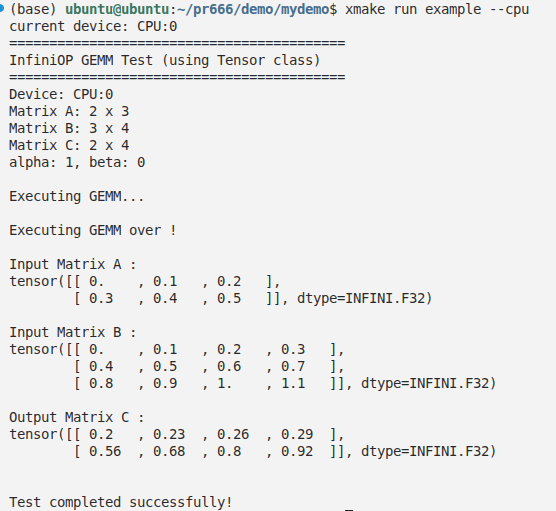
#> input picture resources/c_cpu.png, 556 x 511 px
$ python print.py resources/c_cpu.png
#> lines starting #> are read from the running program, lines starting #| are printed output that depends on the picture
#!/usr/bin/env python3
"""
终端图片显示工具 - 使用真彩色在命令行打印高清图片
支持 PNG, JPEG, GIF, BMP, WebP 等常见图片格式
"""

import sys
import argparse
from pathlib import Path

try:
    from PIL import Image, ImageEnhance, ImageFilter
    import numpy as np
except ImportError:
    print("请先安装必要的库:")
    print("pip install Pillow numpy")
    sys.exit(1)


# 预设分辨率配置
RESOLUTION_PRESETS = {
    'low':    {'width': 80,  'desc': '低分辨率 (80 字符宽)'},
    'medium': {'width': 120, 'desc': '中分辨率 (120 字符宽)'},
    'high':   {'width': 180, 'desc': '高分辨率 (180 字符宽)'},
    'ultra':  {'width': 250, 'desc': '超高分辨率 (250 字符宽)'},
    'max':    {'width': 400, 'desc': '最大分辨率 (400 字符宽)'},
}


def print_image(
    image_path: str,
    width: int = None,
    height: int = None,
    resolution: str = None,
    scale: float = 1.0,
    use_color: bool = True,
    use_half_blocks: bool = True,
    contrast: float = 1.0,
    sharpness: float = 1.0,
    brightness: float = 1.0,
):
    """
    在终端打印图片（真彩色高清版）

    Args:
        image_path: 图片文件路径
        width: 输出宽度（字符数），None 表示自动
        height: 输出高度（字符数），None 表示按比例计算
        resolution: 预设分辨率 (low/medium/high/ultra/max)
        scale: 缩放因子 (1.0=原始, 2.0=放大2倍)
        use_color: 是否使用颜色
        use_half_blocks: 是否使用半字符块（双倍垂直分辨率）
        contrast: 对比度调整 (1.0=原始, >1增强, <1降低)
        sharpness: 锐度调整 (1.0=原始, >1更锐利)
        brightness: 亮度调整 (1.0=原始)
    """
#> called with image_path = 'resources/c_cpu.png', scale = 1, use_color = True, use_half_blocks = True, contrast = 1, sharpness = 1, brightness = 1
    try:
        # 打开并预处理图片
        img = Image.open(image_path)
#> img is the input picture: PIL image 556x511 RGBA; mean R, G, B, A 234.6, 234.7, 234.9, 255

        # 转换为RGB模式
        if img.mode != 'RGB':
            img = img.convert('RGB')
#> img: PIL image 556x511 RGB

        # 图像增强
        if contrast != 1.0:
            img = ImageEnhance.Contrast(img).enhance(contrast)
        if sharpness != 1.0:
            img = ImageEnhance.Sharpness(img).enhance(sharpness)
        if brightness != 1.0:
            img = ImageEnhance.Brightness(img).enhance(brightness)

        # 确定输出尺寸
        orig_width, orig_height = img.size
#> orig_width = 556; orig_height = 511
        aspect_ratio = orig_height / orig_width
#> aspect_ratio = 0.919

        # 优先级: resolution > width/height > 默认值
        if resolution and resolution in RESOLUTION_PRESETS:
            output_width = RESOLUTION_PRESETS[resolution]['width']
        elif width:
            output_width = width
        else:
            output_width = 150  # 默认宽度

        # 应用缩放因子
        output_width = int(output_width * scale)

        # 计算高度
        if height:
            # 用户指定了高度
            output_height = int(height * scale)
        else:
            # 按比例计算高度
            if use_half_blocks:
                # 半字符块模式：每个字符显示2个垂直像素
                output_height = int(output_width * aspect_ratio * 1.0)
#> output_height = 137
            else:
                # 标准模式：字符宽高比约为1:2
                output_height = int(output_width * aspect_ratio * 0.5)

        # 高质量缩放
        img = img.resize((output_width, output_height), Image.Resampling.LANCZOS)
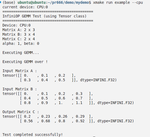
#> img: PIL image 150x137 RGB; mean R, G, B 234.6, 234.7, 234.9

        # 显示分辨率信息
        print(f"分辨率: {output_width} x {output_height} (原图: {orig_width} x {orig_height})\n")
#| 分辨率: 150 x 137 (原图: 556 x 511)

        # 转换为numpy数组（一次性操作，比逐像素访问快很多）
        pixels = np.array(img, dtype=np.uint8)

        # 构建输出
        reset = "\033[0m" if use_color else ""

        if use_half_blocks and use_color:
            # 【最高清晰度】真彩色 + 半字符块
            # 每个字符显示上下两个完整彩色像素
            _print_truecolor_half_blocks(pixels, reset)
        elif use_half_blocks:
            # 无颜色半字符块模式
            _print_grayscale_half_blocks(pixels)
        elif use_color:
            # 真彩色字符模式
            _print_truecolor_chars(pixels, reset)
        else:
            # 纯灰度ASCII模式
            _print_ascii(pixels)

    except FileNotFoundError:
        print(f"错误: 找不到文件 '{image_path}'")
        sys.exit(1)
    except Exception as e:
        print(f"错误: {e}")
        sys.exit(1)


def _print_truecolor_half_blocks(pixels: np.ndarray, reset: str):
    """真彩色半字符块模式 - 最高清晰度"""
    height = len(pixels)
#> height = 137

    for i in range(0, height - 1, 2):
        row_top = pixels[i]
        row_bottom = pixels[i + 1]

        # 使用列表推导式构建行（比循环append更快）
        line = "".join(
            f"\033[48;2;{t[0]};{t[1]};{t[2]}m\033[38;2;{b[0]};{b[1]};{b[2]}m▄"
            for t, b in zip(row_top, row_bottom)
        )
        print(line + reset)
#> this loop made 68 passes
#> (printed output is left out)

    # 处理奇数行
    if height % 2 == 1:
        row = pixels[-1]
#> row = 150 rows, first 8: [243, 243, 243], [243, 243, 243], [243, 243, 243], [240, 240, 240], [247, 247, 248], [237, 235, 233], [233, 234, 235], [233, 232, 232]
        line = "".join(
            f"\033[48;2;{p[0]};{p[1]};{p[2]}m\033[38;2;0;0;0m▄"
            for p in row
        )
        print(line + reset)


def _print_grayscale_half_blocks(pixels: np.ndarray):
    """灰度半字符块模式"""
    # 预计算灰度值（向量化）
    gray = (0.299 * pixels[:,:,0] + 0.587 * pixels[:,:,1] + 0.114 * pixels[:,:,2]).astype(np.uint8)
    height = len(gray)

    half_chars = {(0,0): ' ', (0,1): '▄', (1,0): '▀', (1,1): '█'}

    for i in range(0, height - 1, 2):
        top = gray[i] > 128
        bottom = gray[i + 1] > 128
        line = "".join(half_chars[(int(t), int(b))] for t, b in zip(top, bottom))
        print(line)


def _print_truecolor_chars(pixels: np.ndarray, reset: str):
    """真彩色字符模式"""
    chars = " ░▒▓█"
    num_chars = len(chars)

    # 预计算灰度值
    gray = (0.299 * pixels[:,:,0] + 0.587 * pixels[:,:,1] + 0.114 * pixels[:,:,2])
    char_indices = np.clip((gray / 255 * num_chars).astype(int), 0, num_chars - 1)

    for row_pixels, row_indices in zip(pixels, char_indices):
        line = "".join(
            f"\033[38;2;{p[0]};{p[1]};{p[2]}m{chars[idx]}"
            for p, idx in zip(row_pixels, row_indices)
        )
        print(line + reset)


def _print_ascii(pixels: np.ndarray):
    """纯ASCII灰度模式"""
    chars = " .:-=+*#%@"
    num_chars = len(chars)

    # 向量化计算灰度和字符索引
    gray = (0.299 * pixels[:,:,0] + 0.587 * pixels[:,:,1] + 0.114 * pixels[:,:,2])
    char_indices = np.clip((gray / 255 * num_chars).astype(int), 0, num_chars - 1)

    for row in char_indices:
        print("".join(chars[idx] for idx in row))


def main():
    # 构建分辨率预设说明
    resolution_help = "预设分辨率: " + ", ".join(
        f"{k}({v['width']})" for k, v in RESOLUTION_PRESETS.items()
    )

    parser = argparse.ArgumentParser(
        description="在终端显示图片（真彩色高清）",
        formatter_class=argparse.RawDescriptionHelpFormatter,
        epilog=f"""
分辨率预设:
  low    - 低分辨率 (80 字符宽)，适合小终端
  medium - 中分辨率 (120 字符宽)，日常使用
  high   - 高分辨率 (180 字符宽)，清晰显示
  ultra  - 超高分辨率 (250 字符宽)，大屏幕
  max    - 最大分辨率 (400 字符宽)，极致清晰

示例:
  python print.py image.jpg                # 显示图片（默认150宽）
  python print.py image.jpg -w 200         # 指定宽度 200
  python print.py image.jpg -H 50          # 指定高度 50
  python print.py image.jpg -r high        # 使用高分辨率预设
  python print.py image.jpg -r ultra       # 使用超高分辨率预设
  python print.py image.jpg --scale 1.5    # 放大 1.5 倍
  python print.py image.jpg -c 1.2 -s 1.5  # 增强对比度和锐度
  python print.py image.jpg --no-color     # 黑白模式
        """
    )

    parser.add_argument("image", nargs="?", help="图片文件路径")

    # 分辨率设置
    res_group = parser.add_argument_group("分辨率设置")
    res_group.add_argument("-w", "--width", type=int, help="输出宽度（字符数）")
    res_group.add_argument("-H", "--height", type=int, help="输出高度（字符数），默认按比例计算")
    res_group.add_argument("-r", "--resolution", choices=list(RESOLUTION_PRESETS.keys()),
                          help=resolution_help)
    res_group.add_argument("--scale", type=float, default=1.0,
                          help="缩放因子 (默认1.0，如1.5表示放大50%%)")

    # 图像增强
    enhance_group = parser.add_argument_group("图像增强")
    enhance_group.add_argument("-c", "--contrast", type=float, default=1.0,
                              help="对比度 (默认1.0，>1增强)")
    enhance_group.add_argument("-s", "--sharpness", type=float, default=1.0,
                              help="锐度 (默认1.0，>1更锐利)")
    enhance_group.add_argument("-b", "--brightness", type=float, default=1.0,
                              help="亮度 (默认1.0)")

    # 显示模式
    mode_group = parser.add_argument_group("显示模式")
    mode_group.add_argument("--no-color", action="store_true", help="禁用颜色（黑白模式）")
    mode_group.add_argument("--no-half-blocks", action="store_true",
                           help="禁用半字符块（降低垂直分辨率）")

    args = parser.parse_args()

    # 查找图片文件
    image_path = None
    if args.image:
        image_path = Path(args.image)
    else:
        # 尝试默认文件名
        for name in ["cats_images.png", "cats_image.jpeg", "cats_image.jpg"]:
            if Path(name).exists():
                image_path = Path(name)
                break

    if image_path is None or not image_path.exists():
        if image_path:
            print(f"错误: 文件 '{image_path}' 不存在")
        else:
            parser.print_help()
        sys.exit(1)

    print(f"正在显示: {image_path}")

    print_image(
        str(image_path),
        width=args.width,
        height=args.height,
        resolution=args.resolution,
        scale=args.scale,
        use_color=not args.no_color,
        use_half_blocks=not args.no_half_blocks,
        contrast=args.contrast,
        sharpness=args.sharpness,
        brightness=args.brightness,
    )


if __name__ == "__main__":
    main()

$ run again, on resources/py_cpu.png
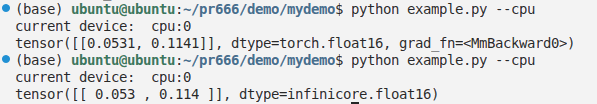
#> input picture resources/py_cpu.png, 597 x 104 px
#> in print_image, img is the input picture: PIL image 597x104 RGBA; mean R, G, B, A 221.4, 223.1, 223.9, 255
#> in print_image, `img = img.resize((output_width, output_height), Image.Resampling.LANCZ..`:
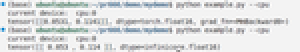
#> img: PIL image 150x26 RGB (shown 2 times larger); mean R, G, B 221.4, 223.1, 223.9
#| 分辨率: 150 x 26 (原图: 597 x 104)
#> height = 26
#> the loop in _print_truecolor_half_blocks, `for i in range(0, height - 1, 2):` made 13 passes
#> (printed output is left out)

$ run again, on resources/py_nvidia.png
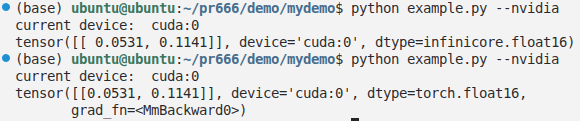
#> input picture resources/py_nvidia.png, 580 x 121 px
#> in print_image, img is the input picture: PIL image 580x121 RGBA; mean R, G, B, A 221.5, 222.9, 223.7, 255
#> in print_image, `img = img.resize((output_width, output_height), Image.Resampling.LANCZ..`:
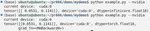
#> img: PIL image 150x31 RGB; mean R, G, B 221.4, 222.9, 223.6
#| 分辨率: 150 x 31 (原图: 580 x 121)
#> height = 31
#> the loop in _print_truecolor_half_blocks, `for i in range(0, height - 1, 2):` made 15 passes
#> (printed output is left out)
#> row = 150 rows, first 8: [243, 243, 243], [243, 243, 243], [243, 243, 243], [243, 243, 243], [243, 243, 243], [243, 243, 243], [243, 243, 243], [243, 243, 243]
